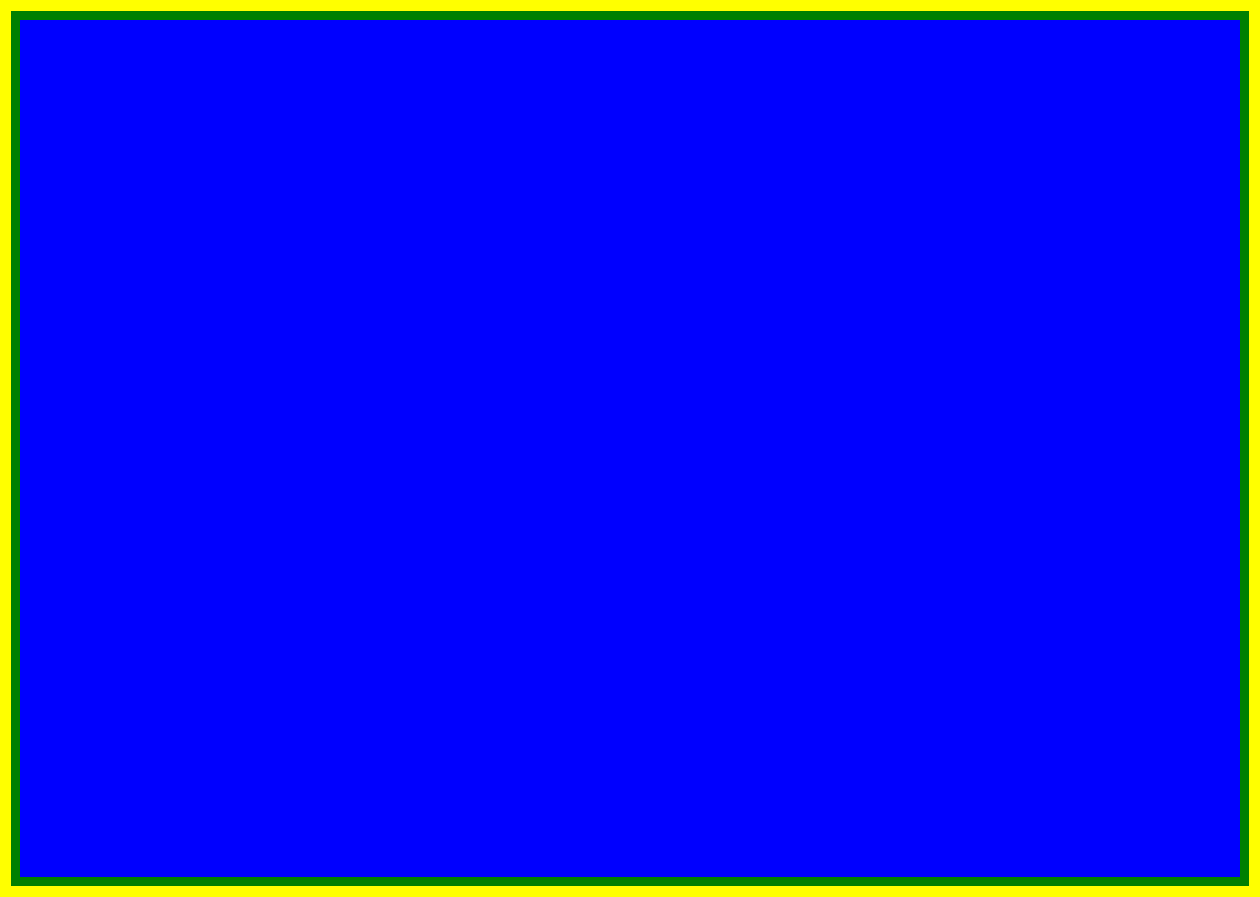
<?xml version="1.0" encoding="UTF-8"?>
<ui version="4.0">
 <class>Form</class>
 <widget class="QWidget" name="Form">
  <property name="geometry">
   <rect>
    <x>0</x>
    <y>0</y>
    <width>1260</width>
    <height>897</height>
   </rect>
  </property>
  <property name="windowTitle">
   <string>Form</string>
  </property>
  <property name="styleSheet">
   <string notr="true">background-color:yellow;</string>
  </property>
  <layout class="QGridLayout" name="gridLayout_3">
   <item row="0" column="0">
    <widget class="QWidget" name="widget" native="true">
     <property name="styleSheet">
      <string notr="true">
background-color:green;</string>
     </property>
     <layout class="QGridLayout" name="gridLayout_2">
      <item row="0" column="0">
       <widget class="QWidget" name="widget_2" native="true">
        <property name="minimumSize">
         <size>
          <width>1036</width>
          <height>0</height>
         </size>
        </property>
        <property name="styleSheet">
         <string notr="true">background-color:blue;</string>
        </property>
       </widget>
      </item>
     </layout>
    </widget>
   </item>
  </layout>
 </widget>
 <resources/>
 <connections/>
</ui>
